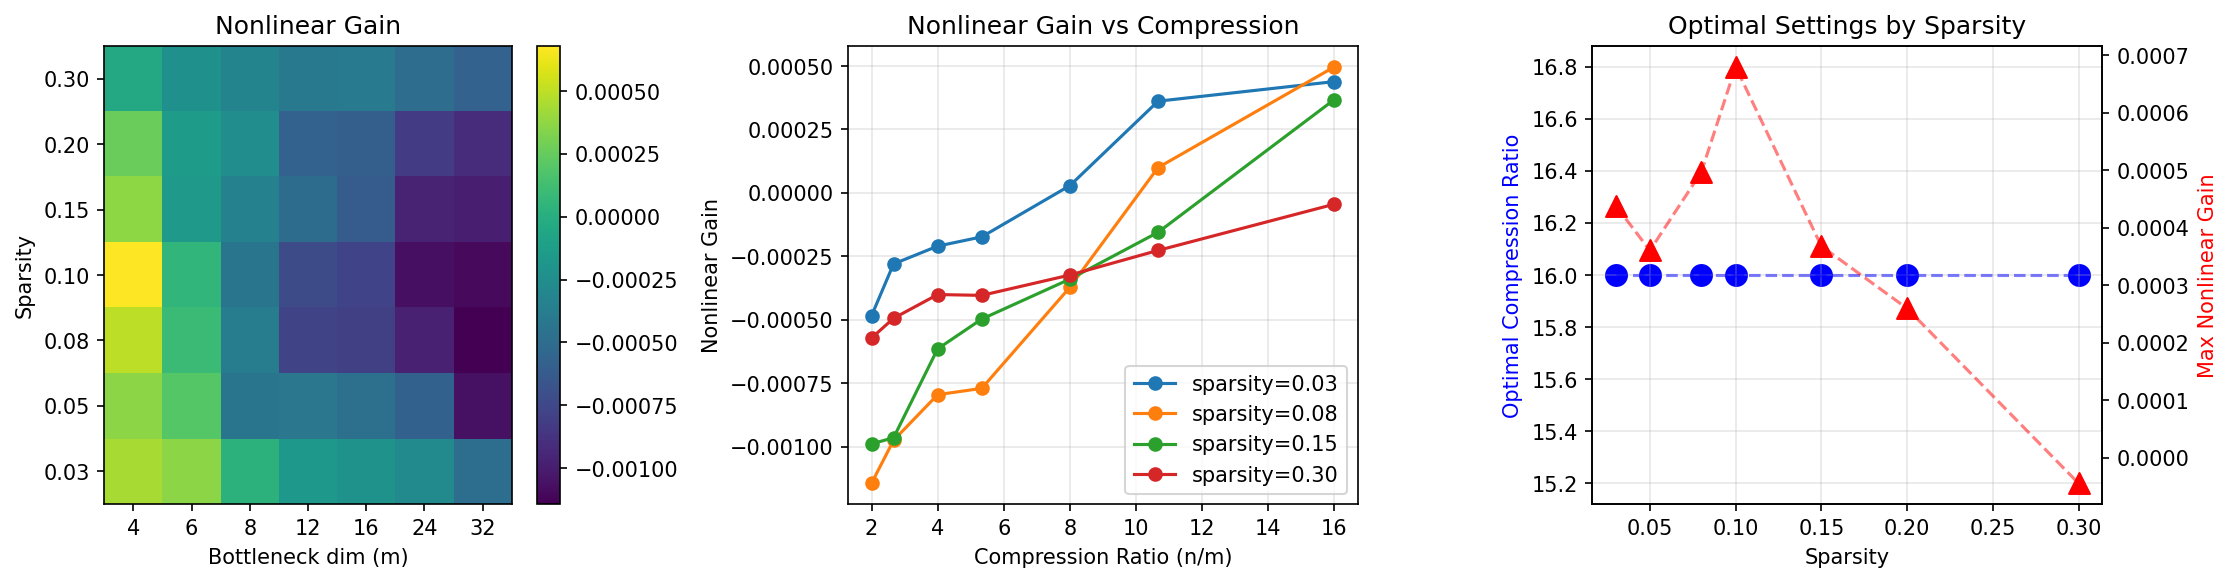

Generate this figure with Python:
#!/usr/bin/env python3
"""
Experiment 3: Sparsity-Compression Interaction

Hypothesis: Sparsity modulates how much compression is needed to trigger nonlinear encoding.
- Prior work: Independence drives nonlinearity (r=-0.78)
- Exp 2: Compression is primary driver (r=0.605), sweet spot at m=4
- Theory: Sparser data should require LESS compression for nonlinearity (fewer features to encode)
         OR sparser data should require MORE compression (need to merge sparse activations)

We'll sweep sparsity x compression to find the phase boundary.
"""

import torch
import torch.nn as nn
import torch.optim as optim
import numpy as np
import matplotlib.pyplot as plt
from tqdm import tqdm
import pandas as pd
from pathlib import Path

device = torch.device('cuda' if torch.cuda.is_available() else 'cpu')
print(f"Using device: {device}")

# Save directory
SAVE_DIR = Path(__file__).parent
print(f"Saving to: {SAVE_DIR}")

# ===== Model and Data =====

class Autoencoder(nn.Module):
    def __init__(self, n: int, m: int, l: int, activation=nn.ReLU):
        super().__init__()
        self.n = n
        self.m = m
        self.l = l

        encoder_layers = []
        for i in range(l):
            encoder_layers.append(nn.Linear(n, n))
            encoder_layers.append(activation())
        encoder_layers.append(nn.Linear(n, m))
        self.encoder = nn.Sequential(*encoder_layers)

        decoder_layers = []
        decoder_layers.append(nn.Linear(m, n))
        decoder_layers.append(activation())
        for i in range(l - 1):
            decoder_layers.append(nn.Linear(n, n))
            decoder_layers.append(activation())
        if l > 0:
            decoder_layers.append(nn.Linear(n, n))
        self.decoder = nn.Sequential(*decoder_layers)

    def encode(self, x):
        return self.encoder(x)

    def decode(self, z):
        return self.decoder(z)

    def forward(self, x):
        z = self.encode(x)
        return self.decode(z), z


def generate_sparse_data(n_samples: int, n_features: int, sparsity: float = 0.1) -> torch.Tensor:
    mask = (torch.rand(n_samples, n_features) < sparsity).float()
    values = torch.rand(n_samples, n_features)
    return (mask * values).to(device)


def train_autoencoder(model, n_steps=200, batch_size=256, sparsity=0.1, lr=1e-3):
    optimizer = optim.Adam(model.parameters(), lr=lr)
    losses = []

    for step in range(n_steps):
        x = generate_sparse_data(batch_size, model.n, sparsity)
        optimizer.zero_grad()
        x_recon, z = model(x)
        loss = nn.functional.mse_loss(x_recon, x)
        loss.backward()
        optimizer.step()
        losses.append(loss.item())

    return losses


def measure_metrics(model, n_samples=500, sparsity=0.1):
    model.eval()

    with torch.no_grad():
        x = generate_sparse_data(n_samples, model.n, sparsity)
        z = model.encode(x)

        # Fit linear encoder
        x_with_bias = torch.cat([x, torch.ones(n_samples, 1, device=device)], dim=1)
        W_linear = torch.linalg.lstsq(x_with_bias, z).solution
        z_linear = x_with_bias @ W_linear

        # Linearity score
        z_var = z.var(dim=0).sum()
        residual_var = (z - z_linear).var(dim=0).sum()
        linearity_score = 1 - (residual_var / z_var).item() if z_var > 0 else 1.0

        # Reconstruction quality
        x_recon_full, _ = model(x)
        x_recon_linear = model.decode(z_linear)

        mse_full = nn.functional.mse_loss(x_recon_full, x).item()
        mse_linear = nn.functional.mse_loss(x_recon_linear, x).item()
        nonlinear_gain = (mse_linear - mse_full) / (mse_linear + 1e-8)

        # Variance concentration (top-1 variance fraction)
        z_centered = z - z.mean(dim=0)
        cov = (z_centered.T @ z_centered) / (n_samples - 1)
        eigenvalues = torch.linalg.eigvalsh(cov)
        eigenvalues = eigenvalues.flip(0)  # descending
        total_var = eigenvalues.sum()
        top1_var = (eigenvalues[0] / total_var).item() if total_var > 0 else 0

    return {
        'linearity_score': linearity_score,
        'nonlinear_gain': nonlinear_gain,
        'mse_full': mse_full,
        'mse_linear': mse_linear,
        'top1_variance': top1_var,
    }


def run_single(n, m, l, sparsity, n_steps=150, seed=None):
    if seed is not None:
        torch.manual_seed(seed)
        np.random.seed(seed)

    model = Autoencoder(n, m, l).to(device)
    train_autoencoder(model, n_steps=n_steps, sparsity=sparsity)
    metrics = measure_metrics(model, sparsity=sparsity)

    return {
        'n': n, 'm': m, 'l': l, 'sparsity': sparsity,
        'compression_ratio': n / m,
        **metrics
    }


# ===== Main Experiment =====

if __name__ == "__main__":
    # Fixed parameters
    n = 64
    l = 2  # Use depth=2 (sweet spot from Exp 2)
    n_steps = 150
    n_seeds = 3

    # Sweep parameters
    sparsity_values = [0.03, 0.05, 0.08, 0.1, 0.15, 0.2, 0.3]
    m_values = [4, 6, 8, 12, 16, 24, 32]

    results = []
    total = len(sparsity_values) * len(m_values) * n_seeds

    print(f"Running {total} configurations...")
    pbar = tqdm(total=total)

    for sparsity in sparsity_values:
        for m in m_values:
            for seed in range(n_seeds):
                res = run_single(n, m, l, sparsity, n_steps, seed=seed)
                res['seed'] = seed
                results.append(res)
                pbar.update(1)

    pbar.close()

    df = pd.DataFrame(results)
    df.to_csv(SAVE_DIR / 'results.csv', index=False)
    print(f"\nSaved {len(results)} results to {SAVE_DIR / 'results.csv'}")

    # ===== Analysis =====
    print("\n" + "="*60)
    print("ANALYSIS")
    print("="*60)

    # Aggregate over seeds
    agg = df.groupby(['sparsity', 'm', 'compression_ratio']).agg({
        'nonlinear_gain': ['mean', 'std'],
        'top1_variance': 'mean',
        'linearity_score': 'mean',
        'mse_full': 'mean'
    }).reset_index()
    agg.columns = ['sparsity', 'm', 'compression_ratio', 'nonlinear_gain_mean',
                   'nonlinear_gain_std', 'top1_variance', 'linearity_score', 'mse_full']

    # Key correlations
    print("\nKey Correlations (across all configs):")
    corr_sparsity_gain = df['sparsity'].corr(df['nonlinear_gain'])
    corr_compression_gain = df['compression_ratio'].corr(df['nonlinear_gain'])
    corr_top1_gain = df['top1_variance'].corr(df['nonlinear_gain'])

    print(f"  Sparsity vs Nonlinear Gain: r = {corr_sparsity_gain:.3f}")
    print(f"  Compression vs Nonlinear Gain: r = {corr_compression_gain:.3f}")
    print(f"  Top-1 Var vs Nonlinear Gain: r = {corr_top1_gain:.3f}")

    # Find optimal compression for each sparsity level
    print("\nOptimal compression ratio by sparsity:")
    print("-"*50)

    optimal_per_sparsity = []
    for sp in sparsity_values:
        subset = agg[agg['sparsity'] == sp]
        best_idx = subset['nonlinear_gain_mean'].idxmax()
        best_row = subset.loc[best_idx]
        optimal_per_sparsity.append({
            'sparsity': sp,
            'optimal_m': best_row['m'],
            'optimal_compression': best_row['compression_ratio'],
            'max_nonlinear_gain': best_row['nonlinear_gain_mean'],
            'top1_variance': best_row['top1_variance']
        })
        print(f"  sparsity={sp:.2f}: optimal m={int(best_row['m'])}, "
              f"compression={best_row['compression_ratio']:.1f}, "
              f"nonlinear_gain={best_row['nonlinear_gain_mean']:.5f}")

    optimal_df = pd.DataFrame(optimal_per_sparsity)

    # Correlation between sparsity and optimal compression
    corr_sparsity_opt_compression = optimal_df['sparsity'].corr(optimal_df['optimal_compression'])
    corr_sparsity_max_gain = optimal_df['sparsity'].corr(optimal_df['max_nonlinear_gain'])

    print(f"\n  Sparsity vs Optimal Compression: r = {corr_sparsity_opt_compression:.3f}")
    print(f"  Sparsity vs Max Achievable Gain: r = {corr_sparsity_max_gain:.3f}")

    # ===== Plots =====

    # Plot 1: Heatmap of nonlinear gain (sparsity x compression)
    fig, axes = plt.subplots(1, 3, figsize=(15, 4))

    # Heatmap
    ax = axes[0]
    pivot = agg.pivot(index='sparsity', columns='m', values='nonlinear_gain_mean')
    im = ax.imshow(pivot.values, aspect='auto', cmap='viridis', origin='lower')
    ax.set_xticks(range(len(pivot.columns)))
    ax.set_xticklabels(pivot.columns)
    ax.set_yticks(range(len(pivot.index)))
    ax.set_yticklabels([f'{s:.2f}' for s in pivot.index])
    ax.set_xlabel('Bottleneck dim (m)')
    ax.set_ylabel('Sparsity')
    ax.set_title('Nonlinear Gain')
    plt.colorbar(im, ax=ax)

    # Line plot: nonlinear gain vs compression for each sparsity
    ax = axes[1]
    for sp in sparsity_values[::2]:  # every other for clarity
        subset = agg[agg['sparsity'] == sp].sort_values('compression_ratio')
        ax.plot(subset['compression_ratio'], subset['nonlinear_gain_mean'],
                marker='o', label=f'sparsity={sp:.2f}')
    ax.set_xlabel('Compression Ratio (n/m)')
    ax.set_ylabel('Nonlinear Gain')
    ax.set_title('Nonlinear Gain vs Compression')
    ax.legend()
    ax.grid(True, alpha=0.3)

    # Optimal compression vs sparsity
    ax = axes[2]
    ax.scatter(optimal_df['sparsity'], optimal_df['optimal_compression'], s=100, c='blue')
    ax.plot(optimal_df['sparsity'], optimal_df['optimal_compression'], 'b--', alpha=0.5)

    ax2 = ax.twinx()
    ax2.scatter(optimal_df['sparsity'], optimal_df['max_nonlinear_gain'], s=100, c='red', marker='^')
    ax2.plot(optimal_df['sparsity'], optimal_df['max_nonlinear_gain'], 'r--', alpha=0.5)

    ax.set_xlabel('Sparsity')
    ax.set_ylabel('Optimal Compression Ratio', color='blue')
    ax2.set_ylabel('Max Nonlinear Gain', color='red')
    ax.set_title('Optimal Settings by Sparsity')
    ax.grid(True, alpha=0.3)

    plt.tight_layout()
    plt.savefig(SAVE_DIR / 'sparsity_compression_interaction.png', dpi=150, bbox_inches='tight')
    print(f"\nSaved plot to {SAVE_DIR / 'sparsity_compression_interaction.png'}")

    # Plot 2: 3D surface view (optional)
    fig, ax = plt.subplots(figsize=(8, 6))
    scatter = ax.scatter(
        df['compression_ratio'],
        df['sparsity'],
        c=df['nonlinear_gain'],
        s=50,
        cmap='viridis',
        alpha=0.7
    )
    plt.colorbar(scatter, label='Nonlinear Gain')
    ax.set_xlabel('Compression Ratio (n/m)')
    ax.set_ylabel('Sparsity')
    ax.set_title('Phase Diagram: Compression x Sparsity')
    plt.savefig(SAVE_DIR / 'phase_scatter.png', dpi=150, bbox_inches='tight')

    plt.show()

    print("\n" + "="*60)
    print("SUMMARY")
    print("="*60)
    print(f"Total configs tested: {len(results)}")
    print(f"Best overall nonlinear gain: {df['nonlinear_gain'].max():.5f}")
    best_row = df.loc[df['nonlinear_gain'].idxmax()]
    print(f"  at m={int(best_row['m'])}, sparsity={best_row['sparsity']:.2f}")
